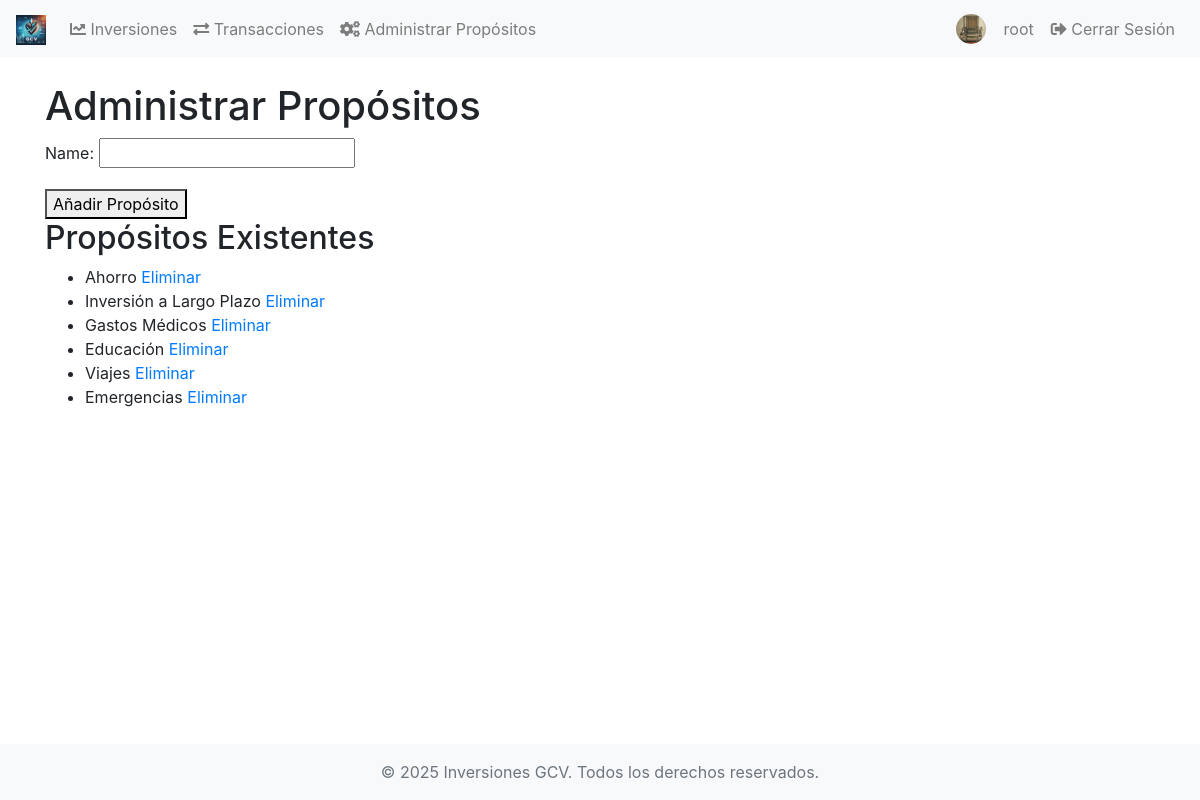
The page /transactions/manage_purposes/ (signed in) on the database its author committed.
### users/models.py (models this page shows, shortened)
class CustomUser(AbstractUser):
    pass

class Profile(models.Model):
    user = models.OneToOneField(CustomUser, on_delete=models.CASCADE)
    image = models.ImageField(upload_to='profiles/', blank=True, null=True)
    bio = models.TextField(blank=True)

### transactions/models.py (models this page shows, shortened)
class Purpose(models.Model):
    name = models.CharField(max_length=100)

### transactions/views.py (the view)
# urls.py: path('manage_purposes/', views.manage_purposes, name='manage_purposes'),
@staff_member_required
def manage_purposes(request):
    purposes = Purpose.objects.all()
    if request.method == "POST":
        form = PurposeForm(request.POST)
        if form.is_valid():
            form.save()
            return redirect('transactions:manage_purposes')
    else:
        form = PurposeForm()
    return render(request, 'transactions/manage_purposes.html', {'form': form, 'purposes': purposes})

### transactions/forms.py
class PurposeForm(forms.ModelForm):
    class Meta:
        model = Purpose
        fields = ['name']

### transactions/templates/transactions/manage_purposes.html (shortened to what this page needs)
{% extends 'base.html' %}
{% block content %}
<h1>Administrar Propósitos</h1>
<form method="post">
    {{ form.as_p }}
    <button type="submit">Añadir Propósito</button>
</form>
<h2>Propósitos Existentes</h2>
<ul>
    {% for purpose in purposes %}
    <li>
        {{ purpose.name }}
        <a href="{% url 'transactions:delete_purpose' purpose.pk %}">Eliminar</a>
    </li>
    {% endfor %}
</ul>
{% endblock %}

### templates/base.html (shortened to what this page needs)
<!DOCTYPE html>
<html lang="es">
<head>
    {% load static %}
    <link rel="stylesheet" href="{% static 'css/styles.css' %}">
    <link rel="stylesheet" href="https://stackpath.bootstrapcdn.com/bootstrap/4.5.2/css/bootstrap.min.css">
    <link rel="stylesheet" href="https://cdnjs.cloudflare.com/ajax/libs/font-awesome/5.15.4/css/all.min.css">
</head>
<body>
    <nav class="navbar navbar-expand-lg navbar-light bg-light">
        <a class="navbar-brand" href="{% url 'index' %}">
            <img src="{% static 'images/logo.png' %}" alt="Logo" width="30" height="30">
        </a>
        <div class="collapse navbar-collapse" id="navbarNav">
            <ul class="navbar-nav mr-auto">
                <li class="nav-item">
                    <a class="nav-link" href="{% url 'portfolio:investment_list' %}"><i class="fas fa-chart-line"></i> Inversiones</a>
                </li>
                <li class="nav-item">
                    <a class="nav-link" href="{% url 'transactions:transaction_list' %}"><i class="fas fa-exchange-alt"></i> Transacciones</a>
                </li>
                {% if request.user.is_staff %}
                <li class="nav-item">
                    <a class="nav-link" href="{% url 'transactions:manage_purposes' %}"><i class="fas fa-cogs"></i> Administrar Propósitos</a>
                </li>
                {% endif %}
            </ul>
            <ul class="navbar-nav ml-auto">
                {% if user.is_authenticated %}
                <li class="nav-item d-flex align-items-center">
                    {% if user.profile.image %}
                    <img src="{{ user.profile.image.url }}" alt="Imagen de perfil" width="30" height="30" class="rounded-circle">
                    {% endif %}
                    <a class="nav-link" href="{% url 'profile' %}">{{ user.username }}</a>
                </li>
                <li class="nav-item">
                    <form method="post" action="{% url 'logout' %}">
                        <button type="submit" class="btn btn-link nav-link"><i class="fas fa-sign-out-alt"></i> Cerrar Sesión</button>
                    </form>
                </li>
                {% endif %}
            </ul>
        </div>
    </nav>
    <div class="container mt-4">
        {% block content %}
        {% endblock %}
    </div>
    <footer class="footer mt-auto py-3 bg-light">
        <div class="container">
            <span class="text-muted">&copy; 2025 Inversiones GCV. Todos los derechos reservados.</span>
        </div>
    </footer>
</body>
</html>

### static/css/styles.css (style rules this page uses)
.footer { position: fixed; bottom: 0; width: 100%; text-align: center; }
.navbar-light .navbar-nav .nav-link { color: #343a40; }
.navbar-nav .nav-item img { margin-right: 10px; }

### rows shown on the page
CustomUser: profile.image (picture), username "root"
Purpose: name "Ahorro"
Purpose: name "Inversión a Largo Plazo"
Purpose: name "Gastos Médicos"
Purpose: name "Educación"
Purpose: name "Viajes"
Purpose: name "Emergencias"
